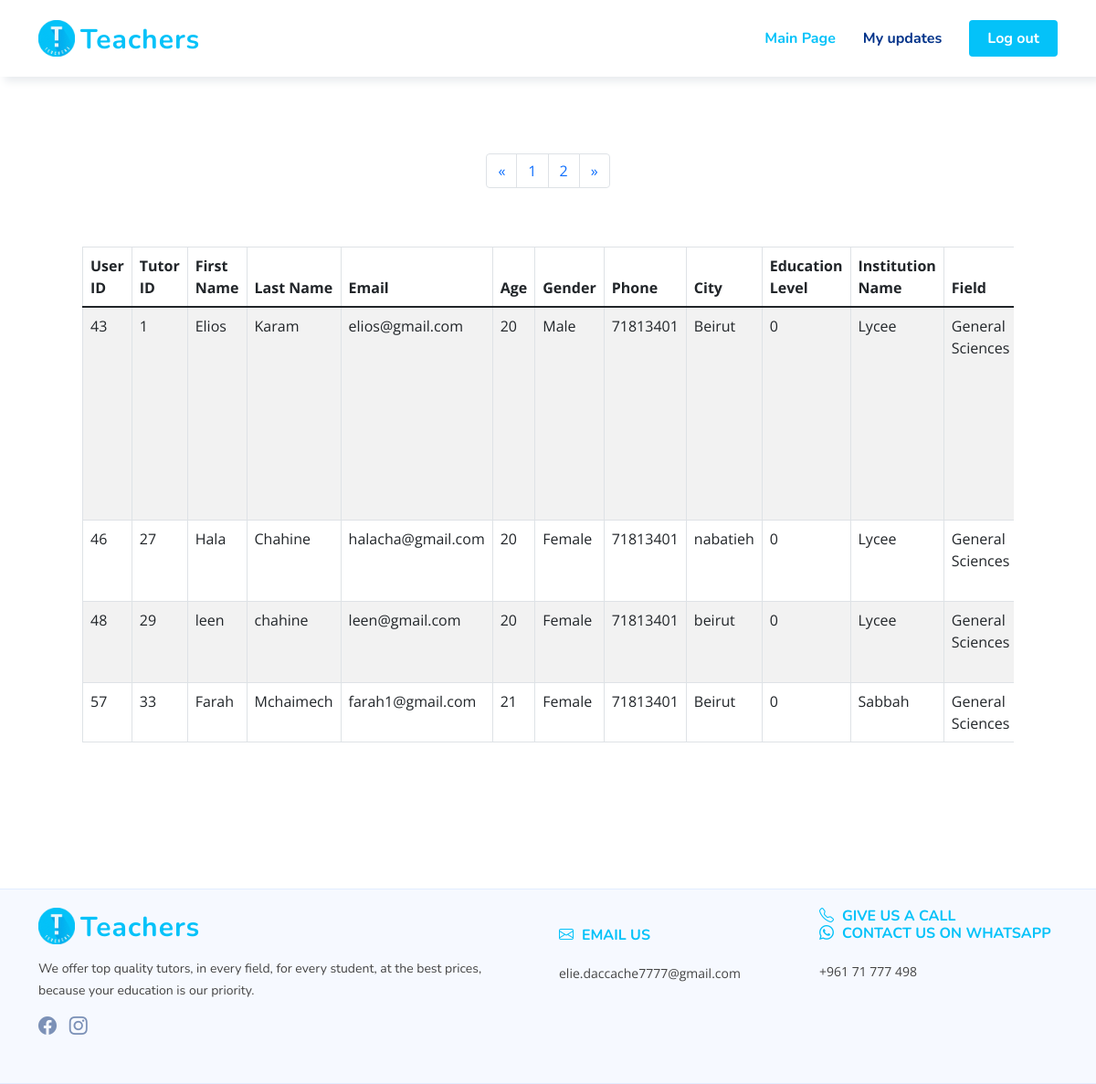
Screenshot of /admin_tutors_page.php (signed in) with the database file from the repository.
### tables this page shows
CREATE TABLE `users` (
  `user_id` int(11) NOT NULL,
  `type` int(250) NOT NULL,
  `first_name` varchar(250) NOT NULL,
  `last_name` varchar(250) NOT NULL,
  `email` varchar(250) NOT NULL,
  `phone_number` varchar(250) NOT NULL,
  `password` text NOT NULL
);

CREATE TABLE `tutors` (
  `tutor_ID` int(11) NOT NULL,
  `user_id` int(11) NOT NULL,
  `gender` varchar(250) NOT NULL,
  `years_of_experience` varchar(250) NOT NULL,
  `education_level` varchar(250) NOT NULL,
  `major` varchar(250) NOT NULL,
  `year_born` int(11) NOT NULL,
  `city` varchar(250) NOT NULL,
  `college_name` varchar(250) NOT NULL,
  `cv` varchar(250) NOT NULL,
  `profile_image` varchar(250) NOT NULL,
  `description` varchar(250) NOT NULL
);

### admin_tutors_page.php (the view, shortened to what this page needs)
<?php
include("connection.php");
if (isset($_SESSION["user_id"])&& strcmp($_SESSION["type"],"1")==0)
{
  ?>
<!DOCTYPE html>
<html lang="en">
<head>
    <link href="./vendor/bootstrap/css/bootstrap.min.css" rel="stylesheet">
    <link href="./vendor/bootstrap-icons/bootstrap-icons.css" rel="stylesheet">
    <link href="./vendor/aos/aos.css" rel="stylesheet">
    <link href="./vendor/remixicon/remixicon.css" rel="stylesheet">
    <link href="./vendor/swiper/swiper-bundle.min.css" rel="stylesheet">
    <link href="./vendor/glightbox/css/glightbox.min.css" rel="stylesheet">
    <link href="./css/style.css" rel="stylesheet">
    <link href="./css/style2.css" rel="stylesheet">
</head>
<body>
    <header id="header" class="header fixed-top header-form">
        <div class="container-fluid container-xl d-flex align-items-center justify-content-between">
            <a href="index.php" class="logo d-flex align-items-center">
                <img src="./img/logo.png" alt="">
                <span>Teachers</span>
            </a>
            <nav id="navbar" class="navbar">
                <ul>
                <li><a class="nav-link scrollto active" href="admin_page.php">Main Page</a></li>
                    <li><a class="nav-link scrollto" href="admin_updates.php">My updates</a></li>
                    <li><a class="getstarted scrollto" href="logout.php">Log out</a></li>
                </ul>
            </nav>
        </div>
    </header>
    <div class="container" data-page="1">
        <br><br><br><br><br>
        <div class="m-5 d-flex justify-content-between">
            <ul class="pagination">
            <?php
                if (isset($_GET['page_no']) && $_GET['page_no']!="") {
                  $page_no = $_GET['page_no'];
                  } else {
                      $page_no = 1;
                      }
                      $query = "SELECT COUNT(*) As total_records FROM tutors";
                $records_per_page =10;
                $offset = ($page_no-1) * $records_per_page;
                $previous_page = $page_no - 1;
                $next_page = $page_no + 1;
                $stmt1 = $connection->prepare($query);
                $stmt1->execute();
                $results_tutors = $stmt1->get_result();
                $total_records = $results_tutors->fetch_assoc();
                $no_of_pages = ceil($total_records["total_records"] / $records_per_page);
                $query_tutors_application = "SELECT tutor_ID from tutors LIMIT $records_per_page OFFSET $offset";
                $stmt = $connection->prepare($query_tutors_application);
                $stmt->execute();
                $results_tutors = $stmt->get_result();
                ?>
              <div class="pagContainer">
                <ul class="pagination">
                  <li class="page-item" <?php if($page_no <= 1){ echo "class='disabled'"; } ?>>
                    <a class="page-link"aria-label="Previous" <?php if($page_no > 1){
                          echo "href='?page_no=$previous_page'";
                      } ?>><span aria-hidden="true">&laquo;</span></a>
                  </li>
                      <?php  	if ($no_of_pages <= 10){
                        for ($counter = 1; $counter <= $no_of_pages; $counter++){
                        if ($counter == $page_no) {
                          echo "<li class='page-item'><a class='page-link' >$counter</a></li>";
                        }else{
                          echo "<li class='page-item'><a class='page-link' href='?page_no=$counter'>$counter</a></li>";
                            }
                        }
                        }
                          ?>
                  <li class="page-item"<?php if($page_no >= $no_of_pages){
                      echo "class='disabled'";
                  } ?>>
                    <a class="page-link"<?php if($page_no < $no_of_pages) {
                    echo "href='?page_no=$next_page'";
                    } ?>><span aria-hidden="true">&raquo;</span></a>
                      </li>
                </ul>
                </div>
            </ul>
        </div>
        <div class="table-responsive m-5">
            <table class="table table-bordered table-striped">
                <thead>
                <tr>
                    <th scope="col" onclick="sortBookingsBy(this)" name="user_id">User ID</th>
                    <th scope="col" onclick="sortBookingsBy(this)" name="tutor_id">Tutor ID</th>
                    <th scope="col" onclick="sortBookingsBy(this)" name="tutor_first">First Name</th>
                    <th scope="col" onclick="sortBookingsBy(this)" name="tutor_last">Last Name</th>
                    <th scope="col" onclick="sortBookingsBy(this)" name="email">Email</th>
                    <th scope="col" onclick="sortBookingsBy(this)" name="age">Age</th>
                    <th scope="col" onclick="sortBookingsBy(this)" name="gender">Gender</th>
                    <th scope="col" onclick="sortBookingsBy(this)" name="phone">Phone</th>
                    <th scope="col" onclick="sortBookingsBy(this)" name="city">City</th>
                    <th scope="col" onclick="sortBookingsBy(this)" name="level">Education Level</th>
                    <th scope="col" onclick="sortBookingsBy(this)" name="school">Institution Name</th>
                    <th scope="col" onclick="sortBookingsBy(this)" name="field">Field</th>
                </tr>
                </thead>
                <tbody>
                <?php
                while($row = $results_tutors->fetch_assoc()){
                  $array = [];
                  $all_courses = "";
                  $allInfo = $connection->prepare("SELECT users.user_id,tutors.tutor_ID,users.first_name,users.last_name,users.email,year(CURRENT_DATE)-tutors.year_born as age,tutors.gender,users.phone_number, tutors.city, tutors.education_level, tutors.college_name,tutors.major,tutors.years_of_experience,courses.course_name,courses.course_id from users INNER JOIN tutors on users.user_id=tutors.user_id INNER JOIN tutor_courses on tutors.tutor_ID=tutor_courses.tutor_id INNER JOIN courses on tutor_courses.course_id=courses.course_id where tutor_courses.tutor_id=?");
                  $allInfo->bind_param("d", $row['tutor_ID']);
                  $allInfo->execute();
                  $results = $allInfo->get_result();
                  $courses = $connection->prepare("SELECT course_name from tutors INNER JOIN tutor_courses on tutors.tutor_ID=tutor_courses.tutor_id INNER JOIN courses on tutor_courses.course_id=courses.course_id where tutor_courses.tutor_id=?");
                  $courses->bind_param("d", $row['tutor_ID']);
                  $courses->execute();
                  $results_courses2 = $courses->get_result();
                  while($row = $results_courses2->fetch_assoc()){
                    $all_courses.=$row['course_name'] . " ";
                  }
                    while($row2 = $results->fetch_assoc()){
                      if (!in_array($row2['tutor_ID'], $array)) {
                        array_push($array, $row2['tutor_ID']);
                        echo "<tr>
                        <td>".$row2['user_id']."</td>
                        <td>".$row2['tutor_ID']."</td>
                        <td>".$row2['first_name']."</td>
                        <td>".$row2['last_name']."</td>
                        <td>".$row2['email']."</td>
                        <td>".$row2['age']."</td>
                        <td>".$row2['gender']."</td>
                        <td>".$row2['phone_number']."</td>
                        <td>".$row2['city']."</td>
                        <td>".$row2['education_level']."</td>
                        <td>".$row2['college_name']."</td>
                        <td>".$row2['major']."</td>
                        <td>".$row2['years_of_experience']."</td>
                        <td>".$all_courses."</td>
                        </tr>";
                    }
                  }
                }
                ?>
                </tbody>
            </table>
        </div>
    </div>
    <br><br><br><br>
  <footer id="footer" class="footer">
    <div class="footer-top">
      <div class="container">
        <div class="row gy-4">
          <div class="col-lg-6 col-md-12 footer-info">
            <a href="index.php" class="logo d-flex align-items-center">
              <img src="./img/logo.png" alt="">
              <span>Teachers</span>
            </a>
            <p>We offer top quality tutors, in every field, for every student, at the best prices, <br>
              because your education is our priority.</p>
            <div class="social-links mt-3">
                <a href="https://www.facebook.com/Teachers.leb/" class="facebook"><i class="bi bi-facebook"></i></a>
                <a href="https://www.instagram.com/teachers.lb/" class="instagram"><i class="bi bi-instagram"></i></a>
            </div>
          </div>
          <div class="col-lg-3 col-5 footer-links">
            <br> <br class="d-block d-md-none">
            <h4><i class="bi bi-envelope"></i>&ThickSpace; Email us</h4> <br>
            elie.daccache7777@gmail.com
          </div>
          <div class="col-lg-3 col-5 footer-contact text-center text-md-start">
            <h4>
              <i class="bi bi-telephone"></i>&ThickSpace; Give us a call <br>
              <i class="bi bi-whatsapp"></i>&ThickSpace; Contact us on WhatsApp</h4> <br>
            +961 71 777 498
          </div>
        </div>
      </div>
    </div>
  </footer>
</body>
</html>
<?php } else {header("Location: index.php");} ?>

### css/style.css (style rules this page uses)
:root { scroll-behavior: smooth; }
body { font-family: "Open Sans", sans-serif; color: #444444; }
a { color: #4154f1; text-decoration: none; }
h1, h2, h3, h4, h5, h6 { font-family: "Nunito", sans-serif; }
.header { transition: all 0.5s; z-index: 997; padding: 20px 0; }
.header .logo { line-height: 0; }
.header .logo img { max-height: 40px; margin-right: 6px; }
.header .logo span { font-size: 30px; font-weight: 700; letter-spacing: 1px; color: #04c2f9 ; font-family: "Nunito", sans-serif; margin-top: 3px; }
.navbar { padding: 0; }
.navbar ul { margin: 0; padding: 0; display: flex; list-style: none; align-items: center; }
.navbar li { position: relative; }
.navbar a, .navbar a:focus { display: flex; align-items: center; justify-content: space-between; padding: 10px 0 10px 30px; font-family: "Nunito", sans-serif; font-size: 16px; font-weight: 700; color: #013289; white-space: nowrap; transition: 0.3s; }
.navbar a:hover, .navbar .active, .navbar .active:focus, .navbar li:hover > a { color: #04c2f9; }
.navbar .getstarted, .navbar .getstarted:focus { background: #04c2f9; padding: 8px 20px; margin-left: 30px; border-radius: 4px; color: #fff; }
.footer { background: #f6f9ff; font-size: 14px; }
.footer .footer-top { border-top: 1px solid #e1ecff; border-bottom: 1px solid #e1ecff; padding: 20px 0 20px 0; }
.footer .footer-top .footer-info { margin-bottom: 30px; }
.footer .footer-top .footer-info .logo { line-height: 0; margin-bottom: 15px; }
.footer .footer-top .footer-info .logo img { max-height: 40px; margin-right: 6px; }
.footer .footer-top .footer-info .logo span { font-size: 30px; font-weight: 700; letter-spacing: 1px; color: #04c2f9 ; font-family: "Nunito", sans-serif; margin-top: 3px; }
.footer .footer-top .footer-info p { font-size: 14px; line-height: 24px; margin-bottom: 0; font-family: "Nunito", sans-serif; }
.footer .footer-top .social-links a { font-size: 20px; display: inline-block; color: rgba(1, 41, 112, 0.5); line-height: 0; margin-right: 10px; transition: 0.3s; }
.footer .footer-top h4 { font-size: 16px; font-weight: bold; color: #04c2f9 ; text-transform: uppercase; position: relative; padding-bottom: 12px; }
.footer .footer-top .footer-links { margin-bottom: 30px; }

### css/style2.css (style rules this page uses)
.header-form { box-shadow: 5px 5px 9px #e8ebee; background-color: white; }
#footer h4 { margin: 0; padding: 0; }

### rows the page displays
users: user_id "43", tutors.tutor_ID "1", first_name "Elios", last_name "Karam", email "elios@gmail.com", age "20", tutors.gender "Male", phone_number "71813401", tutors.city "Beirut", tutors.education_level "0", tutors.college_name "Lycee", tutors.major "General Sciences"
users: user_id "46", tutors.tutor_ID "27", first_name "Hala", last_name "Chahine", email "halacha@gmail.com", age "20", tutors.gender "Female", phone_number "71813401", tutors.city "nabatieh", tutors.education_level "0", tutors.college_name "Lycee", tutors.major "General Sciences"
users: user_id "48", tutors.tutor_ID "29", first_name "leen", last_name "chahine", email "leen@gmail.com", age "20", tutors.gender "Female", phone_number "71813401", tutors.city "beirut", tutors.education_level "0", tutors.college_name "Lycee", tutors.major "General Sciences"
users: user_id "57", tutors.tutor_ID "33", first_name "Farah", last_name "Mchaimech", email "farah1@gmail.com", age "21", tutors.gender "Female", phone_number "71813401", tutors.city "Beirut", tutors.education_level "0", tutors.college_name "Sabbah", tutors.major "General Sciences"
